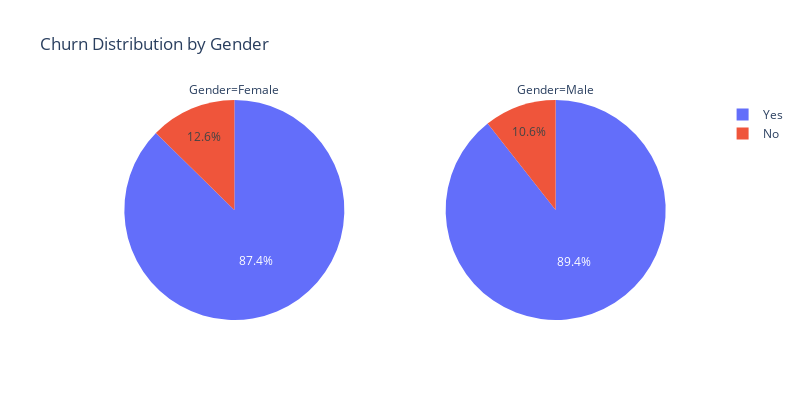

Notebook cell for this chart:
### Code cell
df_pie = df.groupby(['Gender', 'Churn']).size().reset_index(name='Count')
fig = px.pie(df_pie, values='Count', names='Churn',
             facet_col='Gender',
             title='Churn Distribution by Gender')
fig.update_layout(
    width=800,
    height=400
)
fig.show()

### Figure 1 — Plotly figure (JSON) as saved in the notebook; plotly's stock layout.template omitted (floating-point values rounded to 4 significant figures)
{"data": [{"domain": {"x": [0, 0.49], "y": [0, 1]}, "hovertemplate": "Gender=Female<br>Churn=%{label}<br>Count=%{value}<extra></extra>", "labels": ["No", "Yes"], "legendgroup": "", "name": "", "showlegend": true, "type": "pie", "values": [68, 470]}, {"domain": {"x": [0.51, 1], "y": [0, 1]}, "hovertemplate": "Gender=Male<br>Churn=%{label}<br>Count=%{value}<extra></extra>", "labels": ["No", "Yes"], "legendgroup": "", "name": "", "showlegend": true, "type": "pie", "values": [49, 413]}], "layout": {"annotations": [{"font": {}, "showarrow": false, "text": "Gender=Female", "x": 0.245, "xanchor": "center", "xref": "paper", "y": 1, "yanchor": "bottom", "yref": "paper"}, {"font": {}, "showarrow": false, "text": "Gender=Male", "x": 0.755, "xanchor": "center", "xref": "paper", "y": 1, "yanchor": "bottom", "yref": "paper"}], "height": 400, "legend": {"tracegroupgap": 0}, "title": {"text": "Churn Distribution by Gender"}, "width": 800}}
